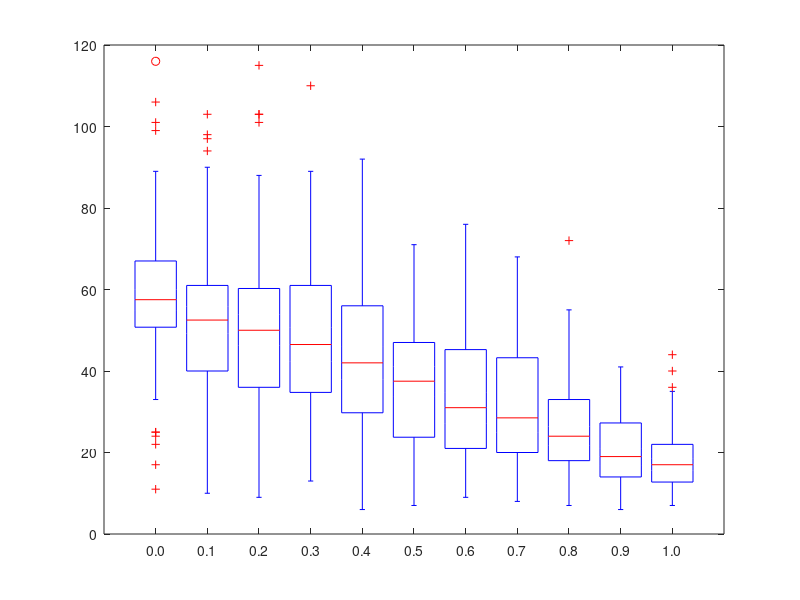

MATLAB code to generate this figure:
clearvars;close all;
load('rep100_result.mat')
su_list = 0:.1:1;


boxplot(extinct_date')
xticklabels(arrayfun(@(x) num2str(x, '%.1f'),su_list,'UniformOutput',false))